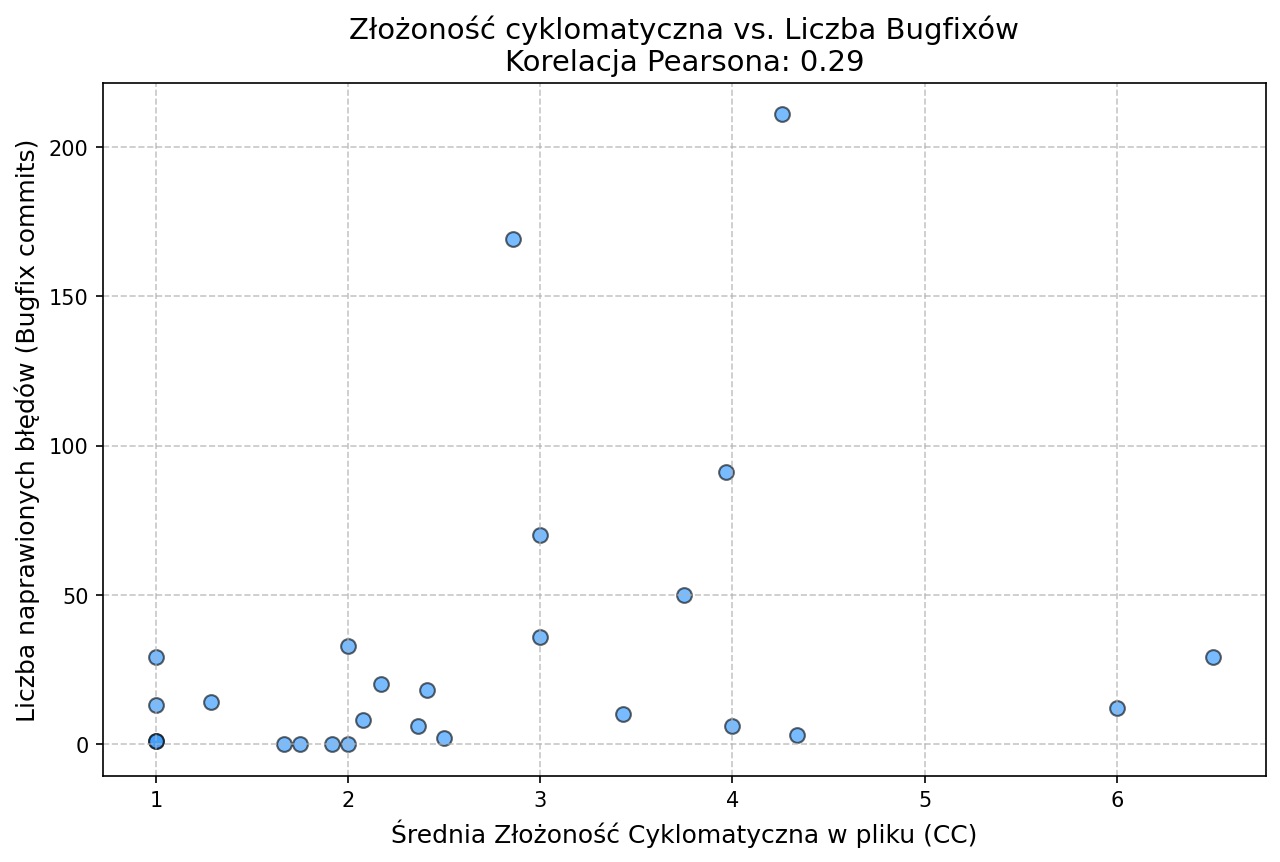

Write Python code to recreate this figure.
#!/usr/bin/env python3
"""Complexity vs Bugs - korelacja pomiędzy CC a liczbą bugfixów."""

import subprocess
import json
import sys
import os
from collections import Counter
from statistics import mean
import matplotlib.pyplot as plt

try:
    from scipy.stats import pearsonr
except ImportError:
    print("Błąd: Brak biblioteki scipy. Uruchom: pip install scipy")
    sys.exit(1)


def count_bugfix_commits(repo_path: str) -> dict[str, int]:
    """Zlicza commity typu bugfix dla każdego pliku, używając logów gita."""
    # Używamy flagi -i (case-insensitive) oraz -E (rozszerzone regexy) jako logiczne OR
    result = subprocess.run(
        ["git", "log", "--format=%s", "--name-only", "-i", "-E", "--grep=(fix|bug|error)"],
        cwd=repo_path,
        capture_output=True,
        text=True,
    )

    file_counts = Counter()
    lines = result.stdout.strip().split("\n")
    for line in lines:
        if line.endswith(".py"):
            # Pobieramy tylko nazwę pliku, co ułatwi parowanie z danymi z radona
            # (Git podaje inną ścieżkę wzgledną niż Radon)
            filename = os.path.basename(line)
            file_counts[filename] += 1

    return dict(file_counts)


def get_file_complexities(repo_path: str) -> dict[str, float]:
    """Uruchamia radona, parsuje JSON i zwraca średnią wartość CC dla plików."""
    result = subprocess.run(
        ["radon", "cc", repo_path, "-s", "-j"],
        capture_output=True,
        text=True,
    )

    if not result.stdout.strip():
        return {}

    radon_data = json.loads(result.stdout)
    file_cc_means = {}

    for filepath, items in radon_data.items():
        complexities = []
        for item in items:
            if item["type"] in ("function", "method"):
                complexities.append(item["complexity"])

        if complexities:
            filename = os.path.basename(filepath)
            file_cc_means[filename] = mean(complexities)

    return file_cc_means


def main():
    if len(sys.argv) < 2:
        print("Użycie: python complexity_vs_bugs.py <ścieżka_do_repo_git>")
        sys.exit(1)

    repo_path = sys.argv[1]
    print(f"Analizuję historię GIT i złożoność dla repozytorium: {repo_path} ...")

    # Pobranie danych z obu narzędzi
    bugfixes = count_bugfix_commits(repo_path)
    complexities = get_file_complexities(repo_path)

    if not complexities:
        print("Nie znaleziono danych o złożoności (upewnij się, że repozytorium zawiera kod Python).")
        sys.exit(1)

    # Parowanie danych po nazwie pliku
    x_cc = []
    y_bugs = []

    for filename, cc_mean in complexities.items():
        x_cc.append(cc_mean)
        # Jeśli plik nie wystąpił w commitach typu bugfix, przypisujemy 0
        y_bugs.append(bugfixes.get(filename, 0))

    if len(x_cc) < 2:
        print("Za mało danych, aby obliczyć korelację (minimum 2 pliki .py z funkcjami).")
        sys.exit(1)

    # Obliczanie korelacji Pearsona
    correlation, p_value = pearsonr(x_cc, y_bugs)
    print(f"Współczynnik korelacji Pearsona: {correlation:.3f} (p-value: {p_value:.3f})")

    # Rysowanie wykresu
    plt.figure(figsize=(10, 6))
    plt.scatter(x_cc, y_bugs, alpha=0.6, color='dodgerblue', edgecolors='black', s=50)

    plt.title(f"Złożoność cyklomatyczna vs. Liczba Bugfixów\nKorelacja Pearsona: {correlation:.2f}", fontsize=14)
    plt.xlabel("Średnia Złożoność Cyklomatyczna w pliku (CC)", fontsize=12)
    plt.ylabel("Liczba naprawionych błędów (Bugfix commits)", fontsize=12)
    plt.grid(True, linestyle='--', alpha=0.7)

    # Zapis
    output_filename = "complexity_vs_bugs.png"
    plt.savefig(output_filename, dpi=150, bbox_inches='tight')
    print(f"Gotowe! Wykres zapisano do pliku: {output_filename}")


if __name__ == "__main__":
    main()
